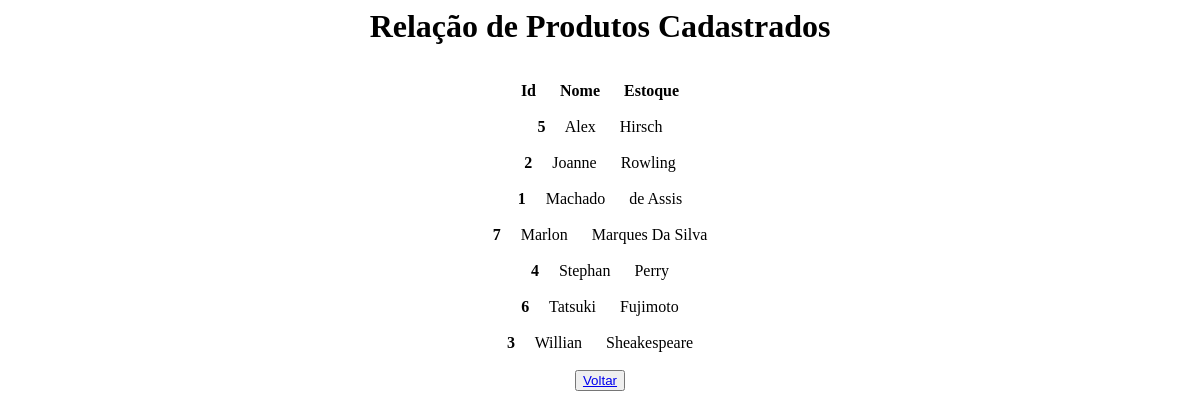
The app's page /8-Aula/BD_Autoria/PHP/Listar.php, older data.
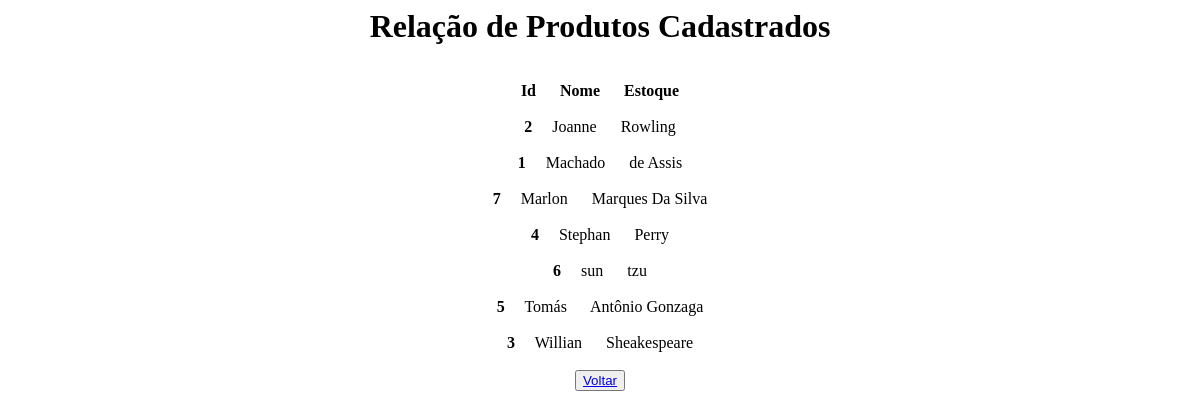
The same page, newer data.
### tables this page shows
CREATE TABLE `autor` (
  `Cod_Autor` int(11) NOT NULL,
  `NomeAutor` varchar(30) NOT NULL,
  `Sobrenome` varchar(30) NOT NULL,
  `email` varchar(50) NOT NULL,
  `Nasc` date NOT NULL
);

### 8-Aula/BD_Autoria/PHP/Autor.php (called while the page is built, shortened)
<?php
class Produto{
    function listar(){
        try{
            $this->conn = new Conectar();
            $sql = $this->conn->query("Select * from autor order by NomeAutor");
            $sql->execute();
            return $sql->fetchAll();
        }catch(PDOException $exc){
            echo "Erro ao executar consulta. " . $exc->getMessage();
        }
    }
}
?>

### 8-Aula/BD_Autoria/PHP/Listar.php (the view, shortened to what this page needs)
<!DOCTYPE html>
<html lang="en">
<head>
</head>
<body>
    <center><section>
    <font face="Century Gothic" size="6"><b>Relação de Produtos Cadastrados</b><br><br></font>
    <?php
    include_once 'Autor.php';
    $p = new Produto();
    $pro_bd=$p-> listar();
    ?>
    <b> Id &nbsp;&nbsp;&nbsp;&nbsp; Nome &nbsp;&nbsp;&nbsp;&nbsp; Estoque</b>
    <?php
        foreach($pro_bd as $pro_mostrar){
            ?>
            <br><br>
            <b> <?php echo $pro_mostrar[0]; ?></b>&nbsp;&nbsp;&nbsp;&nbsp;
                <?php echo $pro_mostrar[1]; ?>    &nbsp;&nbsp;&nbsp;&nbsp;
                <?php echo $pro_mostrar[2]; ?>
            <?php
        }
            echo "<br><br><button><a href = '../index.html'>Voltar </a></button> "; ?>
    </section></center>
</body>
</html>

Row changes from the older to the newer data that the page shows:
changed autor id 6: NomeAutor "Tatsuki" → "sun"; Sobrenome "Fujimoto" → "tzu"
changed autor id 5: NomeAutor "Alex" → "Tomás"; Sobrenome "Hirsch" → "Antônio Gonzaga"; moves down the list
